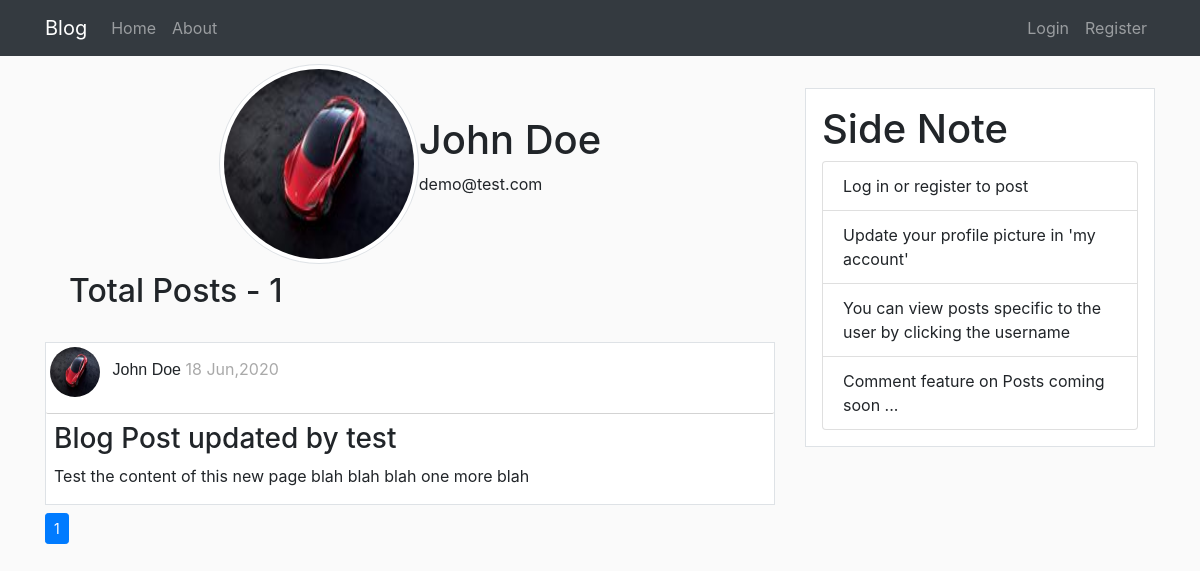
The app's page /user/John Doe, older data.
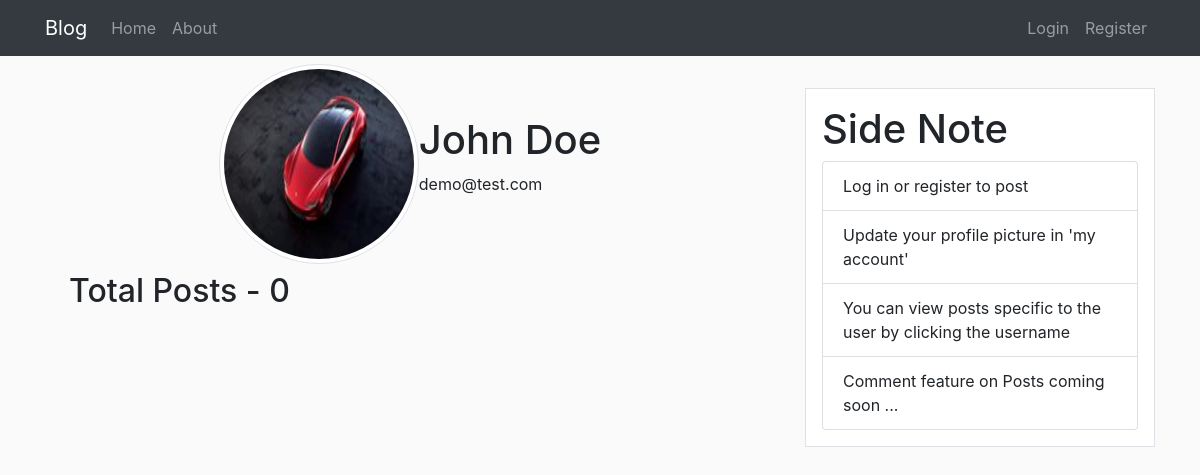
The same page, newer data.
### flaskBlog/models.py (models this page shows, shortened)
class Post(db.Model):
    id = db.Column(db.Integer , primary_key = True)
    title = db.Column(db.String(100), nullable=False)
    date_posted = db.Column(db.DateTime, nullable=False, default=datetime.utcnow)
    content = db.Column(db.Text, nullable=False)
    user_id = db.Column(db.Integer, db.ForeignKey('user.id'), nullable=False)

class User(db.Model, UserMixin):
    id = db.Column(db.Integer , primary_key = True)
    username = db.Column(db.String(20), unique=True , nullable=False)
    email = db.Column(db.String(120), unique=True , nullable=False)
    image_file = db.Column(db.String(20), nullable=False, default='default.jpg')
    password = db.Column(db.String(60), nullable=False)
    posts = db.relationship('Post', backref='author', lazy=True)

### flaskBlog/users/routes.py (the view)
@users.route("/user/<string:username>")
def user_posts(username):
    page_no = request.args.get('page',1,type=int)
    user = User.query.filter_by(username=username).first_or_404()
    posts= Post.query.filter_by(author=user).order_by(Post.date_posted.desc()).paginate(page=page_no,per_page=5)
    image_file = url_for('static',filename='profile_pics/'+ user.image_file)
    return render_template('user_posts.html', posts=posts,user=user,image_file=image_file)

### flaskBlog/templates/user_posts.html
{% extends 'layout.html' %}
{% block content %}
    <div class="account-info mt-2">
        <div>
            <img src="{{ image_file }}" alt="" class="img-thumbnail rounded-circle">
        </div>
        <div class="d-flex flex-column justify-content-center">
            <h1>{{ user.username }}</h1>
            <p>{{ user.email }}</p>
        </div>
    </div>
    <h2 class="mt-2 pl-4"> Total Posts - {{ posts.total }} </h2>
    {% for post in posts.items %}
        <div class="article border">
            <div class="post-metadata">
                <img class="rounded-circle mt-1 ml-1" src="{{ url_for('static',filename='profile_pics/'+post.author.image_file) }}" alt="" id="post_img">
                <span class="Postauthor ml-2"><a href="#">{{ post.author.username }}</a></span>
                <span class="Postdate mr-1"> {{ post.date_posted.strftime('%d %b,%Y') }}</span>
            </div>
            <h3 class="mt-2 ml-2 mr-2"><a href="{{ url_for('posts.post',post_id=post.id) }}">{{ post.title }}</a></h3>
            <p class="ml-2">{{ post.content }}</p>
        </div>
    {% endfor %}
    <nav aria-label="Page navigation example" class="mt-2">
        <ul class="pagination pagination-sm">
          {% for page_num in posts.iter_pages(left_edge=1,right_edge=1,left_current=1,right_current=1) %}
            {% if page_num %}
                {% if page_num == posts.page %}
                    <li class="page-item active"><a class="page-link" href="{{ url_for('users.user_posts',username=user.username,page=page_num )}}">{{ page_num }} <span class="sr-only">(current)</span> </a></li>
                {% else %}
                    <li class="page-item"><a class="page-link" href="{{ url_for('users.user_posts',username=user.username,page=page_num )}}">{{ page_num }}</a></li>
                {% endif %}
            {% else %}
            <li class="page-item">...</li>
            {% endif %}
          {% endfor %}
        </ul>
      </nav>
{% endblock %}

Row changes from the older to the newer data that the page shows:
removed Post: image_file (picture), author.username "John Doe", date_posted "18 Jun,2020", title "Blog Post updated by test", content "Test the content of this new page blah blah blah one more blah"
Text that changed along with them:
{{ posts.total }}: "1" → "0"
list line gone: "1"
